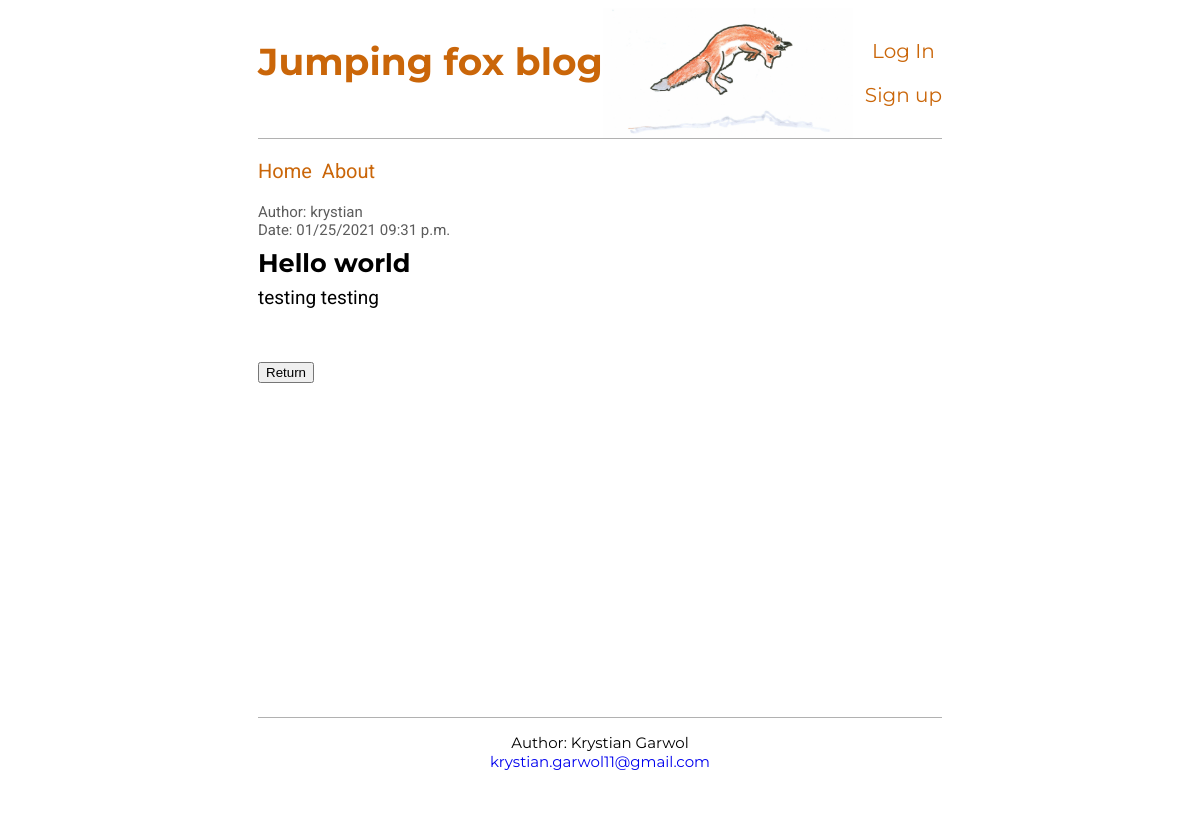
/post/10, run on the app's committed database.
### blog/models.py (models this page shows, shortened)
class Post(models.Model):
    author = models.ForeignKey('auth.user', on_delete=models.CASCADE, default='Unknown')
    pub_date = models.DateTimeField('date published', default=timezone.now)
    title = models.CharField(max_length=200)
    body = models.TextField()
    class Meta:
        ordering = ['-pub_date']

### blog/views.py (the view)
# urls.py: path('post/<int:pk>', BlogDetailView.as_view(), name='post_detail'),
class BlogDetailView(generic.DetailView):
    model = Post
    template_name = 'post_detail.html'
    context_object_name = 'post'

### templates/blog/post_detail.html (shortened to what this page needs)
{% extends 'base.html' %}
{% block content %}
    <div class="post-entry">
        <div class="additional-info">
            <p>Author: {{ post.author }}</p>
            <p>Date: {{ post.pub_date|date:"SHORT_DATE_FORMAT" }} {{ post.pub_date|time:"h:i a" }}</p>
        </div>
        <h2>{{ post.title }}</h2>
        <p>{{ post.body }}</p>
    </div>
    <br>
    <form class="return">
        <input type="button" value="Return" onclick="history.back()">
    </form>
{% endblock content %}

### static/css/base.css (style rules this page uses)
html { margin-left: 250px; margin-right: 250px; }
body { font-family: 'Roboto', sans-serif; font-size: 17px; display: flex; flex-direction: column; height: 100vh; }
main h2 { font-family: 'Montserrat', sans-serif; text-decoration: none; }
.post-entry { margin-bottom: 2rem; }
.post-entry p { font-size: 19px; margin: 0; padding-top: 0px; }
.post-entry h2 { margin: 0.5rem 0; }
.post-entry .additional-info p { font-size: 15px; color:rgb(92, 92, 92); }
.return { margin-bottom: 10px; }

### data on the page
Post: author "krystian", pub_date "01/25/2021", pub_date "09:31 p.m.", title "Hello world", body "testing testing"
